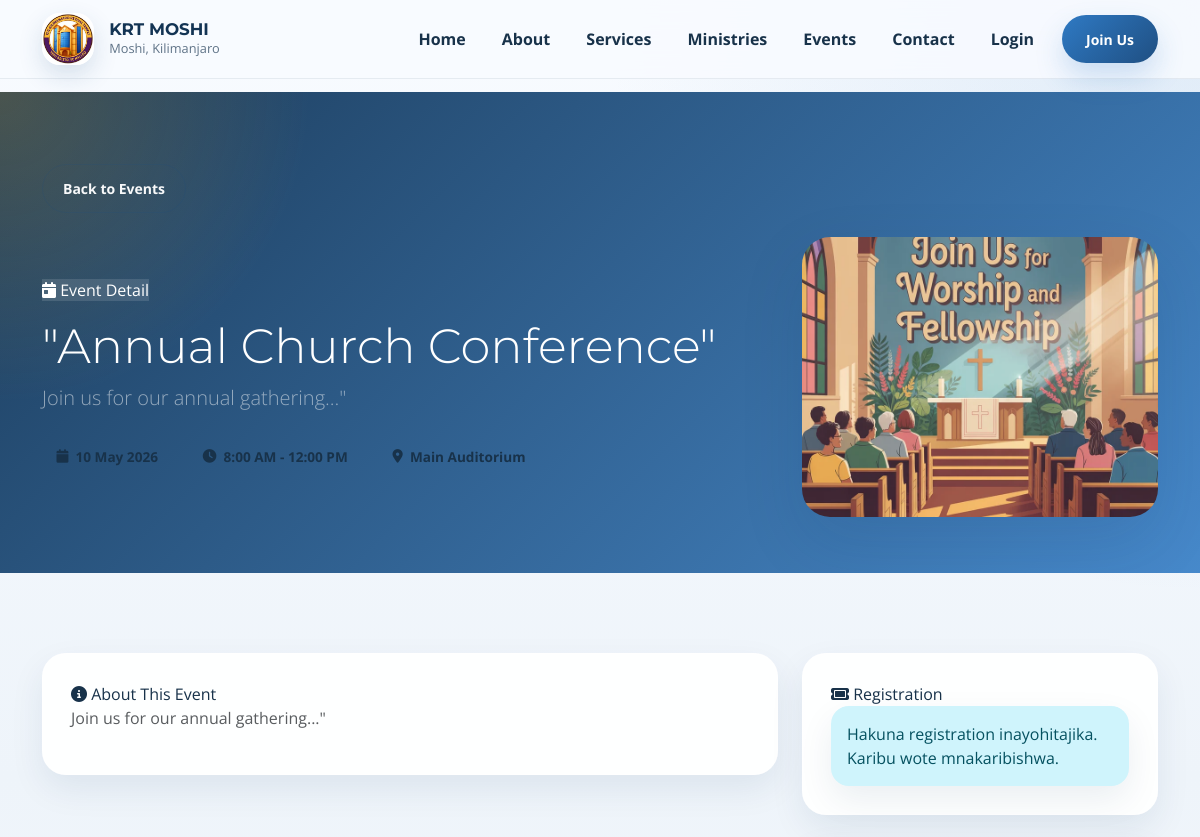
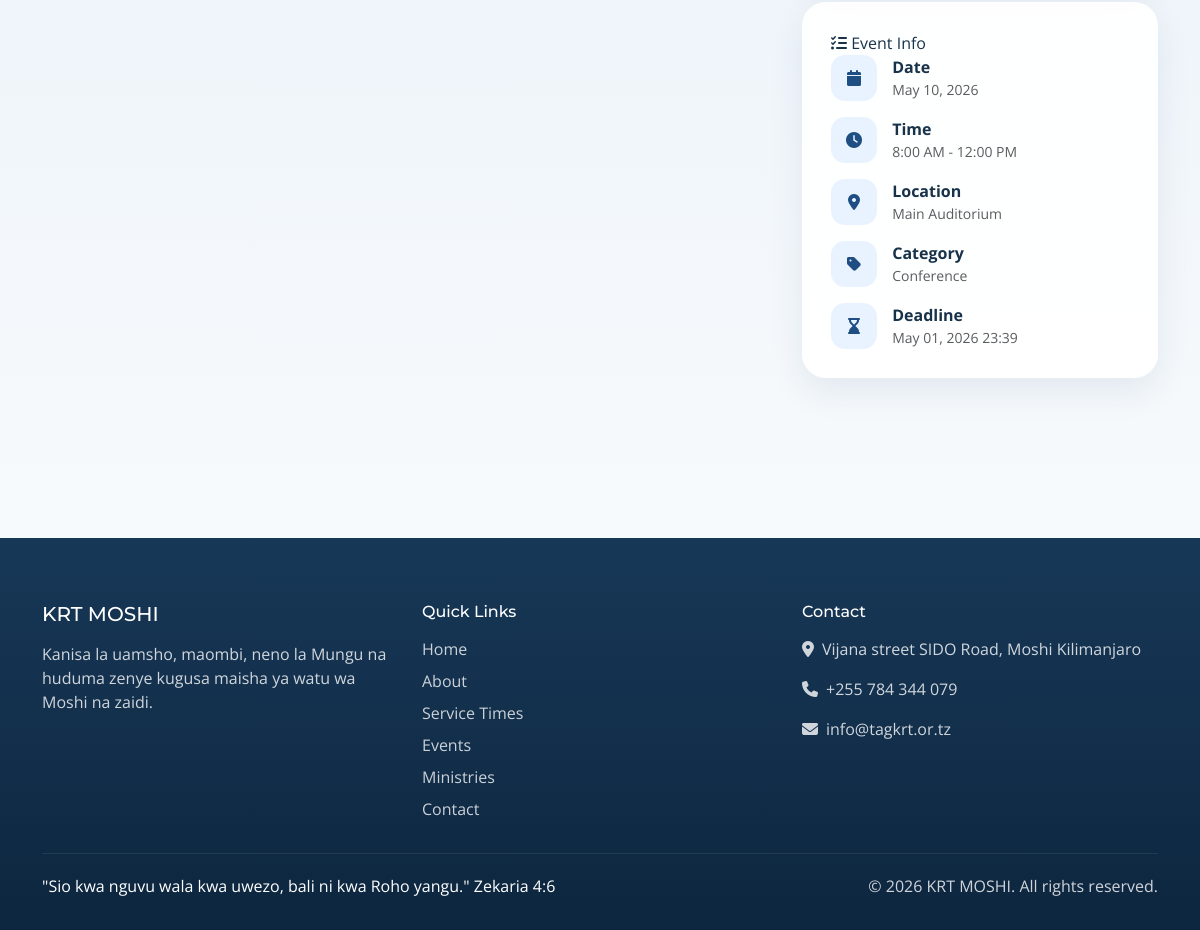
Page /events/annual-church-conference/ on the committed database (2 pictures, top to bottom).
### core/models.py (models this page shows, shortened)
class SiteConfig(models.Model):
    site_name = models.CharField(max_length=200, default="VCCT Mbezi Beach")
    site_logo = ResizedImageField(
        size=[200, 200],
        quality=85,
        upload_to='config/',
        blank=True,
        null=True,
        help_text="Logo size: 200x200 pixels"
    )
    site_favicon = ResizedImageField(
        size=[64, 64],
        quality=85,
        upload_to='config/',
        blank=True,
        null=True,
        help_text="Favicon size: 64x64 pixels"
    )
    hero_bg_image = ResizedImageField(
        size=[1920, 1080],
        quality=85,
        upload_to='config/',
        blank=True,
        null=True,
        help_text="Hero background size: 1920x1080 pixels"
    )
    contact_email = models.EmailField(default="info@tagkrt.or.tz")
    contact_phone = models.CharField(max_length=20, default="+255 784 344 079")
    address = models.TextField(default="Vijana street SIDO Road, Moshi Kilimanjaro")
    facebook_url = models.URLField(blank=True, null=True)
    twitter_url = models.URLField(blank=True, null=True)
    instagram_url = models.URLField(blank=True, null=True)
    youtube_url = models.URLField(blank=True, null=True)
    whatsapp_number = models.CharField(max_length=20, blank=True, null=True)
    about_us = RichTextUploadingField(blank=True, null=True)
    mission = RichTextUploadingField(blank=True, null=True)
    vision = RichTextUploadingField(blank=True, null=True)
    updated_at = models.DateTimeField(auto_now=True)
    class Meta:
        verbose_name = "Site Configuration"
        verbose_name_plural = "Site Configuration"

class Event(models.Model):
    STATUS_CHOICES = [
        ('draft', 'Draft'),
        ('published', 'Published'),
        ('cancelled', 'Cancelled'),
        ('completed', 'Completed'),
    ]
    EVENT_TYPES = [
        ('service', 'Church Service'),
        ('prayer', 'Prayer Meeting'),
        ('fellowship', 'Fellowship'),
        ('conference', 'Conference'),
        ('outreach', 'Outreach'),
        ('training', 'Training'),
        ('special', 'Special Event'),
    ]
    title = models.CharField(max_length=200)
    slug = models.SlugField(unique=True)
    description = RichTextUploadingField()
    short_description = models.TextField(max_length=300)
    event_type = models.CharField(max_length=20, choices=EVENT_TYPES, default='service')
    category = models.ForeignKey(EventCategory, on_delete=models.SET_NULL, null=True)
    start_date = models.DateField()
    start_time = models.TimeField()
    end_date = models.DateField()
    end_time = models.TimeField()
    is_recurring = models.BooleanField(default=False)
    location = models.CharField(max_length=200)
    location_details = models.TextField(blank=True, null=True)
    online_link = models.URLField(blank=True, null=True)
    featured_image = ResizedImageField(
        size=[1200, 800],
        quality=85,
        upload_to='events/',
        help_text="Featured image size: 1200x800 pixels"
    )
    requires_registration = models.BooleanField(default=False)
    max_attendees = models.PositiveIntegerField(default=0)
    registration_deadline = models.DateTimeField(blank=True, null=True)
    status = models.CharField(max_length=20, choices=STATUS_CHOICES, default='draft')
    is_featured = models.BooleanField(default=False)
    created_by = models.ForeignKey(User, on_delete=models.SET_NULL, null=True)
    created_at = models.DateTimeField(auto_now_add=True)
    updated_at = models.DateTimeField(auto_now=True)
    published_at = models.DateTimeField(blank=True, null=True)
    class Meta:
        ordering = ['-start_date', '-start_time']

class EventCategory(models.Model):
    name = models.CharField(max_length=100)
    slug = models.SlugField(unique=True)
    color = models.CharField(max_length=7, default='#3498db')
    icon = models.CharField(max_length=50, default="fas fa-calendar")
    class Meta:
        verbose_name_plural = "Event Categories"

### core/views.py (the view)
# urls.py: path('events/<slug:slug>/', views.EventDetailView.as_view(), name='event_detail'),
class EventDetailView(SiteConfigMixin, DetailView):
    model = Event
    template_name = 'events/event_detail.html'
    context_object_name = 'event'
    slug_field = 'slug'
    def get_context_data(self, **kwargs):
        context = super().get_context_data(**kwargs)
        event = self.object
        user_registered = False
        if self.request.user.is_authenticated:
            user_registered = EventRegistration.objects.filter(
                event=event,
                email=self.request.user.email
            ).exists()
        if event.max_attendees > 0:
            registered_count = event.registrations.filter(status='confirmed').count()
            remaining_spots = event.max_attendees - registered_count
        else:
            remaining_spots = "Unlimited"
        context.update({
            'user_registered': user_registered,
            'remaining_spots': remaining_spots,
            'registration_open': (
                event.requires_registration and
                (not event.registration_deadline or event.registration_deadline > timezone.now()) and
                event.status == 'published'
            ),
        })
        return context

### templates/events/event_detail.html (shortened to what this page needs)
{% extends 'base.html' %}
{% block content %}
<section class="page-hero">
    <div class="container">
        <a href="{% url 'core:events' %}" class="btn btn-outline-light btn-sm mb-4">Back to Events</a>
        <div class="row g-4 align-items-center">
            <div class="col-lg-8">
                <span class="eyebrow"><i class="fas fa-calendar-day"></i> Event Detail</span>
                <h1 class="display-5 text-white mt-3">{{ event.title }}</h1>
                <p class="lead text-white-50">{{ event.short_description|default:event.description|striptags|truncatechars:180 }}</p>
                <div class="d-flex flex-wrap gap-3 mt-4">
                    <span class="hero-chip"><i class="fas fa-calendar"></i>{{ event.start_date|date:"d M Y" }}</span>
                    <span class="hero-chip"><i class="fas fa-clock"></i>{{ event.start_time|time:"g:i A" }} - {{ event.end_time|time:"g:i A" }}</span>
                    <span class="hero-chip"><i class="fas fa-location-dot"></i>{{ event.location|default:"Church premises" }}</span>
                </div>
            </div>
            <div class="col-lg-4">
                {% if event.featured_image %}
                <div class="image-frame"><img src="{{ event.featured_image.url }}" alt="{{ event.title }}" class="media-cover" style="height: 280px;"></div>
                {% endif %}
            </div>
        </div>
    </div>
</section>
<section class="site-section">
    <div class="container">
        <div class="row g-4">
            <div class="col-lg-8">
                <div class="content-panel">
                    <span class="eyebrow mb-3"><i class="fas fa-circle-info"></i> About This Event</span>
                    <div class="text-muted">{{ event.description|safe }}</div>
                </div>
            </div>
            <div class="col-lg-4">
                <div class="content-panel mb-4">
                    <span class="eyebrow mb-3"><i class="fas fa-ticket"></i> Registration</span>
                    {% if event.requires_registration %}
                        {% if registration_open %}
                            <p class="text-muted">Spots zilizobaki: <strong>{{ remaining_spots }}</strong></p>
                            {% if not user_registered %}
                            <a href="{% url 'core:event_register' event.slug %}" class="btn btn-primary w-100">Register Now</a>
                            {% endif %}
                        {% else %}
                        <div class="alert alert-secondary mb-0">Registration imefungwa kwa sasa.</div>
                        {% endif %}
                    {% else %}
                    <div class="alert alert-info mb-0">Hakuna registration inayohitajika. Karibu wote mnakaribishwa.</div>
                    {% endif %}
                </div>
                <div class="content-panel">
                    <span class="eyebrow mb-3"><i class="fas fa-list-check"></i> Event Info</span>
                    <div class="info-list">
                        <div class="info-row"><div class="info-icon"><i class="fas fa-calendar"></i></div><div><strong>Date</strong><div class="small text-muted">{{ event.start_date|date:"F d, Y" }}</div></div></div>
                        <div class="info-row"><div class="info-icon"><i class="fas fa-clock"></i></div><div><strong>Time</strong><div class="small text-muted">{{ event.start_time|time:"g:i A" }} - {{ event.end_time|time:"g:i A" }}</div></div></div>
                        <div class="info-row"><div class="info-icon"><i class="fas fa-location-dot"></i></div><div><strong>Location</strong><div class="small text-muted">{{ event.location }}</div></div></div>
                        {% if event.category %}<div class="info-row"><div class="info-icon"><i class="fas fa-tag"></i></div><div><strong>Category</strong><div class="small text-muted">{{ event.category.name }}</div></div></div>{% endif %}
                        {% if event.registration_deadline %}<div class="info-row"><div class="info-icon"><i class="fas fa-hourglass-end"></i></div><div><strong>Deadline</strong><div class="small text-muted">{{ event.registration_deadline|date:"F d, Y H:i" }}</div></div></div>{% endif %}
                    </div>
                </div>
            </div>
        </div>
    </div>
</section>
{% endblock %}

### templates/base.html (shortened to what this page needs)
<!DOCTYPE html>
{% load static %}
<html lang="en">
<head>
    <link href="https://cdn.jsdelivr.net/npm/bootstrap@5.3.3/dist/css/bootstrap.min.css" rel="stylesheet">
    <link rel="stylesheet" href="https://cdnjs.cloudflare.com/ajax/libs/font-awesome/6.5.2/css/all.min.css">
    <link rel="stylesheet" href="{% static 'css/style.css' %}">
</head>
<body>
    <nav class="navbar navbar-expand-lg fixed-top">
        <div class="container">
            <a class="navbar-brand d-flex align-items-center" href="{% url 'core:home' %}">
                {% if site_config.site_logo %}
                <img src="{{ site_config.site_logo.url }}" alt="{{ site_config.site_name|default:'KRT Logo' }}">
                {% endif %}
                <div>
                    <div class="navbar-brand-text">{{ site_config.site_name|default:"Kilimanjaro Revival Temple" }}</div>
                    <div class="navbar-brand-subtitle">Moshi, Kilimanjaro</div>
                </div>
            </a>
            <div class="collapse navbar-collapse" id="navbarMain">
                <ul class="navbar-nav ms-auto align-items-lg-center gap-lg-1">
                    <li class="nav-item"><a class="nav-link" href="{% url 'core:home' %}">Home</a></li>
                    <li class="nav-item"><a class="nav-link" href="{% url 'core:about' %}">About</a></li>
                    <li class="nav-item"><a class="nav-link" href="{% url 'core:services' %}">Services</a></li>
                    <li class="nav-item"><a class="nav-link" href="{% url 'core:ministries' %}">Ministries</a></li>
                    <li class="nav-item"><a class="nav-link" href="{% url 'core:events' %}">Events</a></li>
                    <li class="nav-item"><a class="nav-link" href="{% url 'core:contact' %}">Contact</a></li>
                    {% if user.is_authenticated %}
                    <li class="nav-item"><a class="nav-link" href="{% url 'core:dashboard' %}">Dashboard</a></li>
                    {% if user.is_staff or user.is_superuser %}
                    <li class="nav-item dropdown">
                        <a class="nav-link dropdown-toggle" href="#" role="button" data-bs-toggle="dropdown" aria-expanded="false">
                            <i class="fas fa-shield-alt me-1"></i> Admin
                        </a>
                        <ul class="dropdown-menu dropdown-menu-end">
                            <li><a class="dropdown-item" href="{% url 'core:officer_dashboard' %}"><i class="fas fa-gauge-high me-2"></i> Officer Dashboard</a></li>
                            <li><a class="dropdown-item" href="{% url 'core:admin_tithe_list' %}"><i class="fas fa-chart-line me-2"></i> Tithe Records</a></li>
                            <li><a class="dropdown-item" href="{% url 'core:add_tithe' %}"><i class="fas fa-plus-circle me-2"></i> Record Tithe</a></li>
                        </ul>
                    </li>
                    {% endif %}
                    <li class="nav-item ms-lg-2">
                        <form method="post" action="{% url 'accounts:logout' %}">
                            {% csrf_token %}
                            <button type="submit" class="btn btn-primary btn-sm px-4">Logout</button>
                        </form>
                    </li>
                    {% else %}
                    <li class="nav-item"><a class="nav-link" href="{% url 'accounts:login' %}">Login</a></li>
                    <li class="nav-item ms-lg-2"><a class="btn btn-primary btn-sm px-4" href="{% url 'accounts:signup' %}">Join Us</a></li>
                    {% endif %}
                </ul>
            </div>
        </div>
    </nav>
    <div class="page-shell">
        <main class="page-content">
            {% block content %}{% endblock %}
        </main>
        <footer class="footer-shell">
            <div class="container">
                <div class="row g-4">
                    <div class="col-lg-4">
                        <h5 class="mb-3">{{ site_config.site_name|default:"Kilimanjaro Revival Temple" }}</h5>
                        <p class="mb-4">Kanisa la uamsho, maombi, neno la Mungu na huduma zenye kugusa maisha ya watu wa Moshi na zaidi.</p>
                    </div>
                    <div class="col-lg-4">
                        <h6 class="mb-3">Quick Links</h6>
                        <div class="footer-links d-grid gap-2">
                            <a href="{% url 'core:home' %}">Home</a>
                            <a href="{% url 'core:about' %}">About</a>
                            <a href="{% url 'core:services' %}">Service Times</a>
                            <a href="{% url 'core:events' %}">Events</a>
                            <a href="{% url 'core:ministries' %}">Ministries</a>
                            <a href="{% url 'core:contact' %}">Contact</a>
                        </div>
                    </div>
                    <div class="col-lg-4">
                        <h6 class="mb-3">Contact</h6>
                        <div class="d-grid gap-3">
                            <div><i class="fas fa-location-dot me-2"></i>{{ site_config.address|default:"Vijana Street, SIDO Road, Moshi Kilimanjaro" }}</div>
                            <div><i class="fas fa-phone me-2"></i>{{ site_config.contact_phone|default:"+255 784 344 079" }}</div>
                            <div><i class="fas fa-envelope me-2"></i>{{ site_config.contact_email|default:"info@tagkrt.or.tz" }}</div>
                        </div>
                    </div>
                </div>
                <div class="footer-bottom d-flex flex-column flex-md-row justify-content-between gap-2">
                    <div class="footer-verse">"Sio kwa nguvu wala kwa uwezo, bali ni kwa Roho yangu." Zekaria 4:6</div>
                    <div>&copy; {% now "Y" %} {{ site_config.site_name|default:"Kilimanjaro Revival Temple" }}. All rights reserved.</div>
                </div>
            </div>
        </footer>
    </div>
</body>
</html>

### rows in the picture
SiteConfig: site_logo (picture), site_name "KRT MOSHI", address "Vijana street SIDO Road, Moshi Kilimanjaro", contact_phone "+255 784 344 079", contact_email "info@tagkrt.or.tz"
Event: title "\"Annual Church Conference\"", short_description "Join us for our annual gathering...\"", start_date "10 May 2026", start_time "8:00 AM", end_time "12:00 PM", location "Main Auditorium", featured_image (picture), description "Join us for our annual gathering...\"", start_date "May 10, 2026", category.name "Conference", registration_deadline "May 01, 2026 23:39"
